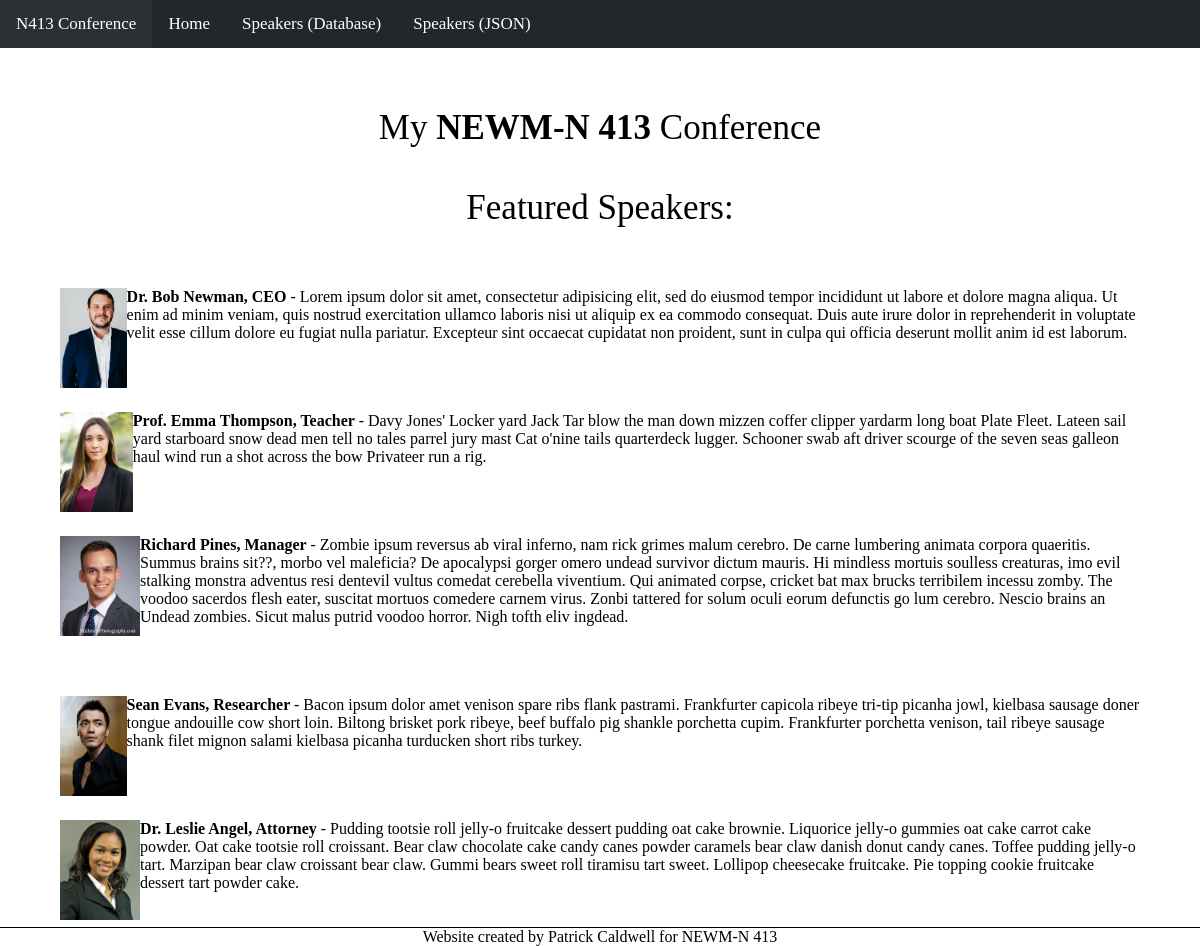
Page /speakersDatabase.php on the committed database.
### tables this page shows
CREATE TABLE `speakers` (
  `id` int(11) NOT NULL,
  `firstName` varchar(256) NOT NULL,
  `lastName` varchar(256) NOT NULL,
  `title` varchar(256) NOT NULL,
  `suffix` varchar(256) NOT NULL,
  `description` text NOT NULL,
  `image` text NOT NULL
);

### speakersDatabase.php (the view, shortened to what this page needs)
<?php
require_once("include/header.php");
require_once("database.php");
$query = "SELECT * FROM speakers";
$result = mysqli_query($link, $query);
?>
<div class="bodydiv">
  <p class="title">My <strong>NEWM-N 413</strong> Conference<br/><br/>
  Featured Speakers:</p>
</div>
<?php
while($row = mysqli_fetch_array($result, MYSQLI_BOTH)){
  echo "<div class='speakersdiv'>
          <img class='speakerimage' src='" . $row["image"] . "'>
          <p class='speakerstext'>
            <b>
              " . $row["title"] . " " . $row["firstName"] . " " . $row["lastName"] . ", " . $row["suffix"] . "
            </b>
             - " . $row["description"] . "
          </p>
        </div><br/>";
}
require_once("include/footer.php");

### include/header.php (shortened to what this page needs)
<!DOCTYPE html>
<html lang="en" dir="ltr">
  <head>
    <link rel="stylesheet" type="text/css" href="css/style.css">
  </head>
  <body>
    <div class="topnav">
      <a href="index.php">N413 Conference</a>
      <a href="index.php">Home</a>
      <a href="speakersDatabase.php">Speakers (Database)</a>
      <a href="speakersJSON.php">Speakers (JSON)</a>
    </div>

### include/footer.php
    <div class="bottomfooter">Website created by Patrick Caldwell for NEWM-N 413</div>
  </body>
</html>

### css/style.css (style rules this page uses)
.topnav { background-color: #23272A; overflow: hidden; }
.topnav a { color: white; float: left; font-size: 17px; padding: 14px 16px; text-align: center; text-decoration: none; }
body { margin: 0; }
.bottomfooter { background-color: white; border-top-style: solid; border-width: 1px; bottom: 0; left: 0; position: fixed; text-align: center; width: 100%; }
.bodydiv { font-size: 20px; margin: 5% 5%; text-align: center; }
.title { font-size: 35px; }
.speakersdiv { margin-bottom: 3%; margin-left: 5%; margin-right: 5%; }
.speakerimage { float: left; height: 100px; }
.speakerstext { margin-left: 5%; }

### rows in the picture
speakers: image (picture), title "Dr.", firstName "Bob", lastName "Newman", suffix "CEO", description "Lorem ipsum dolor sit amet, consectetur adipisicing elit, sed do eiusmod tempor incididunt ut labore et dolore magna aliqua. Ut enim ad minim veniam, quis nostrud exercitation ullamco laboris nisi ut aliquip ex ea commodo consequat. Duis aute irure dolor in reprehenderit in voluptate velit esse cillum dolore eu fugiat nulla pariatur. Excepteur sint occaecat cupidatat non proident, sunt in culpa qui officia deserunt mollit anim id est laborum."
speakers: image (picture), title "Prof.", firstName "Emma", lastName "Thompson", suffix "Teacher", description "Davy Jones' Locker yard Jack Tar blow the man down mizzen coffer clipper yardarm long boat Plate Fleet. Lateen sail yard starboard snow dead men tell no tales parrel jury mast Cat o'nine tails quarterdeck lugger. Schooner swab aft driver scourge of the seven seas galleon haul wind run a shot across the bow Privateer run a rig."
speakers: image (picture), firstName "Richard", lastName "Pines", suffix "Manager", description "Zombie ipsum reversus ab viral inferno, nam rick grimes malum cerebro. De carne lumbering animata corpora quaeritis. Summus brains sit??, morbo vel maleficia? De apocalypsi gorger omero undead survivor dictum mauris. Hi mindless mortuis soulless creaturas, imo evil stalking monstra adventus resi dentevil vultus comedat cerebella viventium. Qui animated corpse, cricket bat max brucks terribilem incessu zomby. The voodoo sacerdos flesh eater, suscitat mortuos comedere carnem virus. Zonbi tattered for solum oculi eorum defunctis go lum cerebro. Nescio brains an Undead zombies. Sicut malus putrid voodoo horror. Nigh tofth eliv ingdead."
speakers: image (picture), firstName "Sean", lastName "Evans", suffix "Researcher", description "Bacon ipsum dolor amet venison spare ribs flank pastrami. Frankfurter capicola ribeye tri-tip picanha jowl, kielbasa sausage doner tongue andouille cow short loin. Biltong brisket pork ribeye, beef buffalo pig shankle porchetta cupim. Frankfurter porchetta venison, tail ribeye sausage shank filet mignon salami kielbasa picanha turducken short ribs turkey."
speakers: image (picture), title "Dr.", firstName "Leslie", lastName "Angel", suffix "Attorney", description "Pudding tootsie roll jelly-o fruitcake dessert pudding oat cake brownie. Liquorice jelly-o gummies oat cake carrot cake powder. Oat cake tootsie roll croissant. Bear claw chocolate cake candy canes powder caramels bear claw danish donut candy canes. Toffee pudding jelly-o tart. Marzipan bear claw croissant bear claw. Gummi bears sweet roll tiramisu tart sweet. Lollipop cheesecake fruitcake. Pie topping cookie fruitcake dessert tart powder cake."
